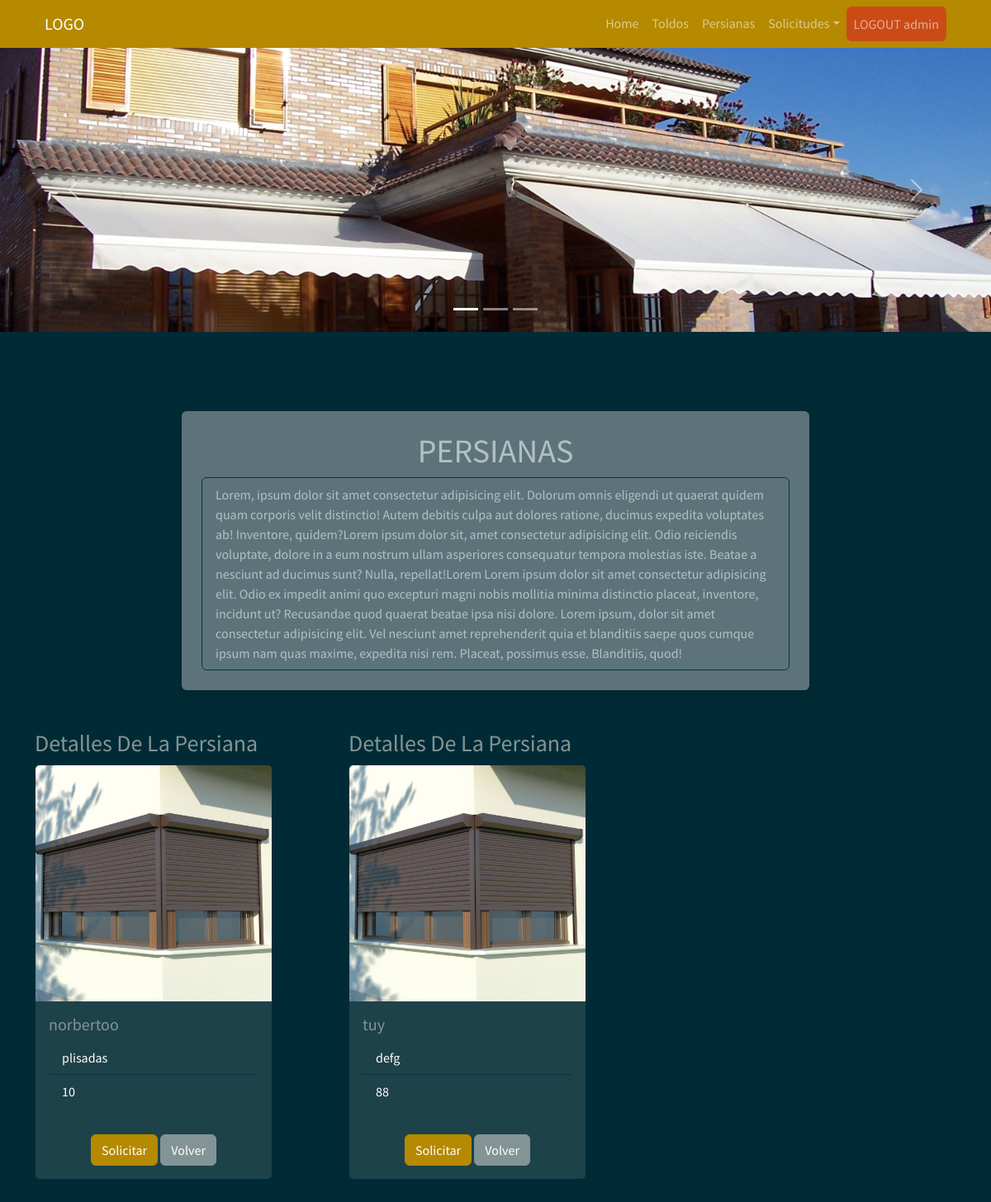
/persianas_user (signed in), run on an earlier commit of the app's database.
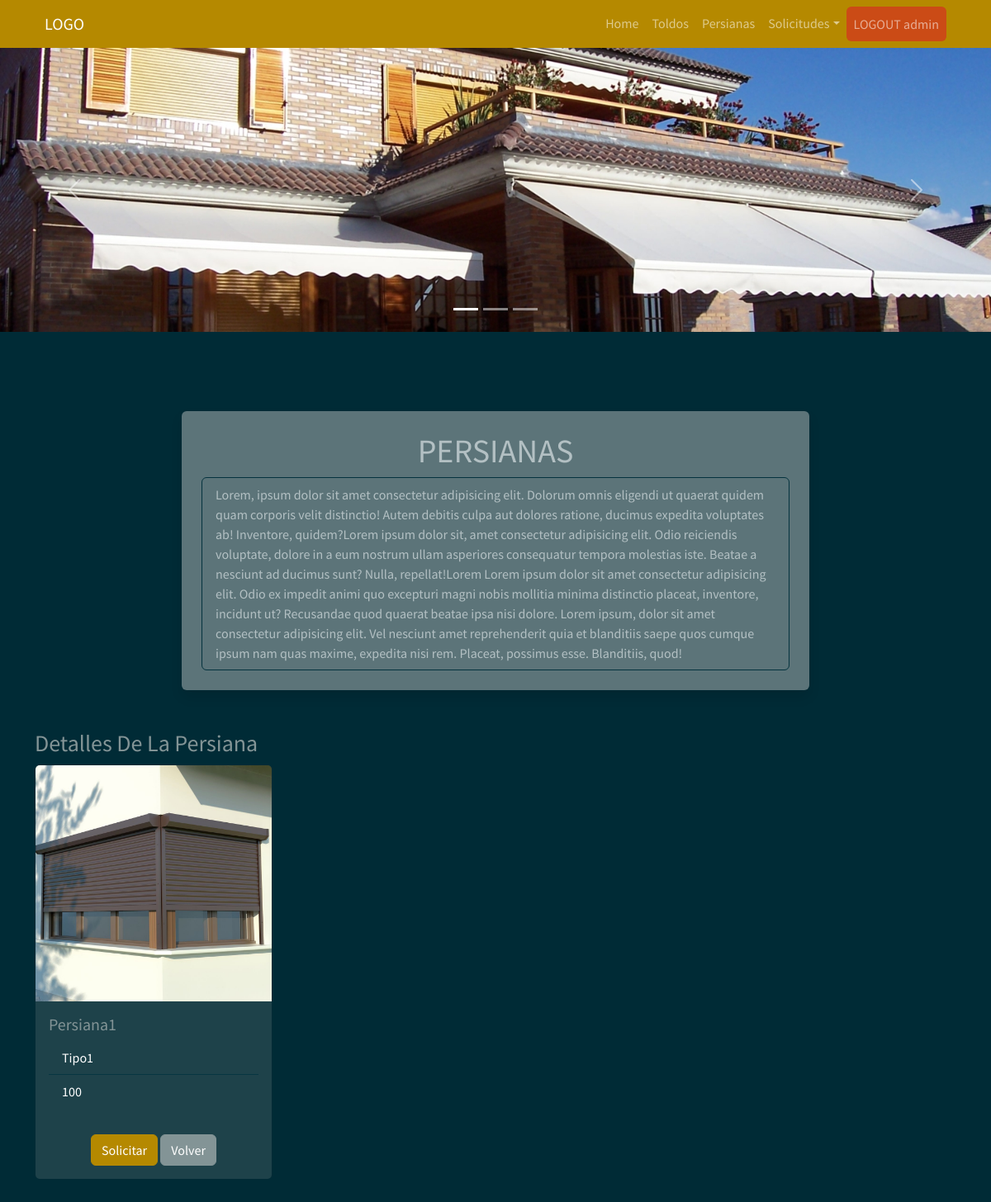
And on a later commit of the database.
### myapp/models.py (models this page shows)
    class Persiana(db.Model):
        __tablename__ = "Persiana"  # Nombre de la tabla que se crea
        Persiana_id = db.Column("persiana_id", db.Integer, Sequence(
            'persiana_id_seq'),  primary_key=True)
        Modelo = db.Column(db.String(20))
        Tipo = db.Column(db.String(30))
        Dimensiones = db.Column(db.String(30))
        Imagen = db.Column(db.String(30))

### myapp/views.py (the view)
    @app.route("/persianas_user", methods=["GET", "POST"])
    def persianas_user():
        list_persiana = db_access["list_persianas"]
        persianas = list_persiana()
        usuario = session['usuario']
        usu = usuario
        return render_template("user/persianas/persianas_user.html", persianas=persianas, usu=usu)

### myapp/templates/user/persianas/persianas_user.html (shortened to what this page needs)
<!DOCTYPE html>
<html>
<head>
    <link href="https://cdn.jsdelivr.net/npm/bootstrap@5.1.3/dist/css/bootstrap.min.css" rel="stylesheet"
>
    <link rel="stylesheet" href="../static/style/bootstrap.min(8).css">
    <link href="https://cdnjs.cloudflare.com/ajax/libs/font-awesome/4.0.3/css/font-awesome.css" rel="stylesheet">
</head>
<body>
    {% include 'includes/navbar_user.html' %}
    <div id="carouselExampleIndicators" class="carousel slide" data-bs-ride="carousel">
        <ol class="carousel-indicators">
            <li data-bs-target="#carouselExampleIndicators" data-bs-slide-to="0" class="active"></li>
            <li data-bs-target="#carouselExampleIndicators" data-bs-slide-to="1"></li>
            <li data-bs-target="#carouselExampleIndicators" data-bs-slide-to="2"></li>
        </ol>
        <div class="carousel-inner">
            <div class="carousel-item active">
                <img src="../static/style/img/carrousel/6.jpg" class="d-block w-100" alt="..."
                    style="max-width:100%;height:auto;">
            </div>
        </div>
        <a class="carousel-control-prev" href="#carouselExampleIndicators" role="button" data-bs-slide="prev">
            <span class="carousel-control-prev-icon" aria-hidden="true"></span>
        </a>
        <a class="carousel-control-next" href="#carouselExampleIndicators" role="button" data-bs-slide="next">
            <span class="carousel-control-next-icon" aria-hidden="true"></span>
        </a>
    </div>
    <section class="pt-5 pb-5">
        <div class="container">
            <div class="row justify-content-center mt-5">
                <div class="col-8 bg-secondary p-4 rounded shadow text-white" style="opacity: 0.7;">
                    <h1 class=" row justify-content-center ">PERSIANAS</h1>
                    <ul class="list-group">
                        <li class="list-group-item">Lorem, ipsum dolor sit amet consectetur adipisicing elit. Dolorum
                            omnis
                            eligendi ut quaerat quidem quam corporis velit distinctio! Autem debitis culpa aut dolores
                            ratione, ducimus expedita voluptates ab! Inventore, quidem?Lorem ipsum dolor sit, amet
                            consectetur adipisicing elit. Odio reiciendis voluptate, dolore in a eum nostrum ullam
                            asperiores consequatur tempora molestias iste. Beatae a nesciunt ad ducimus sunt? Nulla,
                            repellat!Lorem Lorem ipsum dolor sit amet consectetur adipisicing elit. Odio ex impedit
                            animi
                            quo excepturi magni nobis mollitia minima distinctio placeat, inventore, incidunt ut?
                            Recusandae
                            quod quaerat beatae ipsa nisi dolore. Lorem ipsum, dolor sit amet consectetur adipisicing
                            elit.
                            Vel nesciunt amet reprehenderit quia et blanditiis saepe quos cumque ipsum nam quas maxime,
                            expedita nisi rem. Placeat, possimus esse. Blanditiis, quod!</li>
                    </ul>
                </div>
            </div>
            <div class="row mt-5">
                {% for persiana in persianas %}
                <div class="col-4">
                    <p class="list-group">
                    <h3>Detalles De La Persiana</h3>
                    <div class="card" style="width: 18rem;">
                        <img src="../static/style/img/{{persiana.Imagen}}" class="card-img-top" alt="...">
                        <div class="card-body">
                            <h5 class="card-title">
                                {{persiana.Modelo}}
                            </h5>
                            <ul class="list-group list-group-flush">
                                <li class="list-group-item">
                                    {{persiana.Tipo}}
                                </li>
                                <li class="list-group-item">
                                    {{persiana.Dimensiones}}
                                </li>
                            </ul>
                        </div>
                        <div class="card-body mx-auto">
                            <a class="btn btn-primary" href="/details_persiana/{{persiana.Persiana_id}}">Solicitar</a>
                            <a class="btn btn-secondary" href="#">Volver</a>
                        </div>
                    </div>
                    </p>
                </div>
                {% endfor %}
            </div>
        </div>
    </section>
</body>
</html>

### myapp/templates/includes/navbar_user.html (shortened to what this page needs)
<link href="https://cdnjs.cloudflare.com/ajax/libs/font-awesome/5.10.0/css/all.min.css" rel="stylesheet">
<div class="container-fluid bg-primary">
    <div class="container">
        <nav class="navbar navbar-expand-lg navbar-dark">
            <div class="container-fluid">
                <a class="navbar-brand" href="#">LOGO</a>
                <div class="collapse navbar-collapse" id="navbarSupportedContent">
                    <ul class="navbar-nav ms-auto mb-2 mb-lg-0">
                        <li class="nav-item">
                            <a class="nav-link " aria-current="page" href="/inicio_usu">Home</a>
                        </li>
                        <li class="nav-item">
                            <a class="nav-link" href="/toldo_user">Toldos</a>
                        </li>
                        <li class="nav-item">
                            <a class="nav-link" href="/persianas_user">Persianas</a>
                        </li>
                        <li class="nav-item dropdown">
                            <a class="nav-link dropdown-toggle" id="solicitudesDropdown" role="button" data-bs-toggle="dropdown" aria-expanded="false">Solicitudes</a>
                        </li>
                        <li class="nav-item">
                            <a href="/logout" class="nav-link  bg-warning btn" tabindex="-1"
                                aria-disabled="true">LOGOUT {{usu}}</a>
                        </li>
                    </ul>
                </div>
            </div>
        </nav>
    </div>
</div>

What changed in the data, as far as the page shows it:
removed Persiana: Imagen (picture), Modelo "norbertoo", Tipo "plisadas", Dimensiones "10"
removed Persiana: Imagen (picture), Modelo "tuy", Tipo "defg", Dimensiones "88"
added Persiana: Imagen (picture), Modelo "Persiana1", Tipo "Tipo1", Dimensiones "100"
